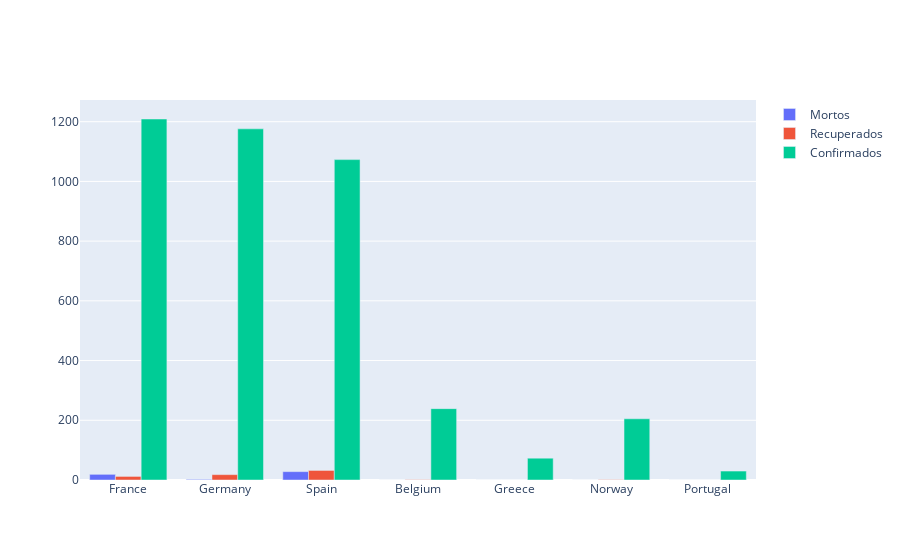

Notebook source saved alongside this figure:
### Code cell
europa = [ 'France', 'Germany', 'Spain', 'Belgium', 'Norway','Greece',  'Portugal']
temp=full_table.loc[full_table.Date == '2020-03-09']
temp=temp.reset_index()
temp=temp.loc[temp['Country/Region'].isin(europa)]


fig = go.Figure(data=[
    go.Bar(name='Mortos', x=temp['Country/Region'], y=temp['Deaths']),
    go.Bar(name='Recuperados', x=temp['Country/Region'], y=temp['Recovered']),
    go.Bar(name='Confirmados', x=temp['Country/Region'], y=temp['Confirmed']),
])

fig.show()

### Figure 1 — Plotly figure (JSON) as saved in the notebook; plotly's stock layout.template omitted (floating-point values rounded to 4 significant figures)
{"data": [{"name": "Mortos", "type": "bar", "x": ["France", "Germany", "Spain", "Belgium", "Greece", "Norway", "Portugal"], "y": [19, 2, 28, 0, 0, 0, 0]}, {"name": "Recuperados", "type": "bar", "x": ["France", "Germany", "Spain", "Belgium", "Greece", "Norway", "Portugal"], "y": [12, 18, 32, 1, 0, 1, 0]}, {"name": "Confirmados", "type": "bar", "x": ["France", "Germany", "Spain", "Belgium", "Greece", "Norway", "Portugal"], "y": [1209, 1176, 1073, 239, 73, 205, 30]}], "layout": {"autosize": true, "xaxis": {"autorange": true, "range": [-0.5, 6.5], "type": "category"}, "yaxis": {"autorange": true, "range": [0, 1273.0], "type": "linear"}}}
